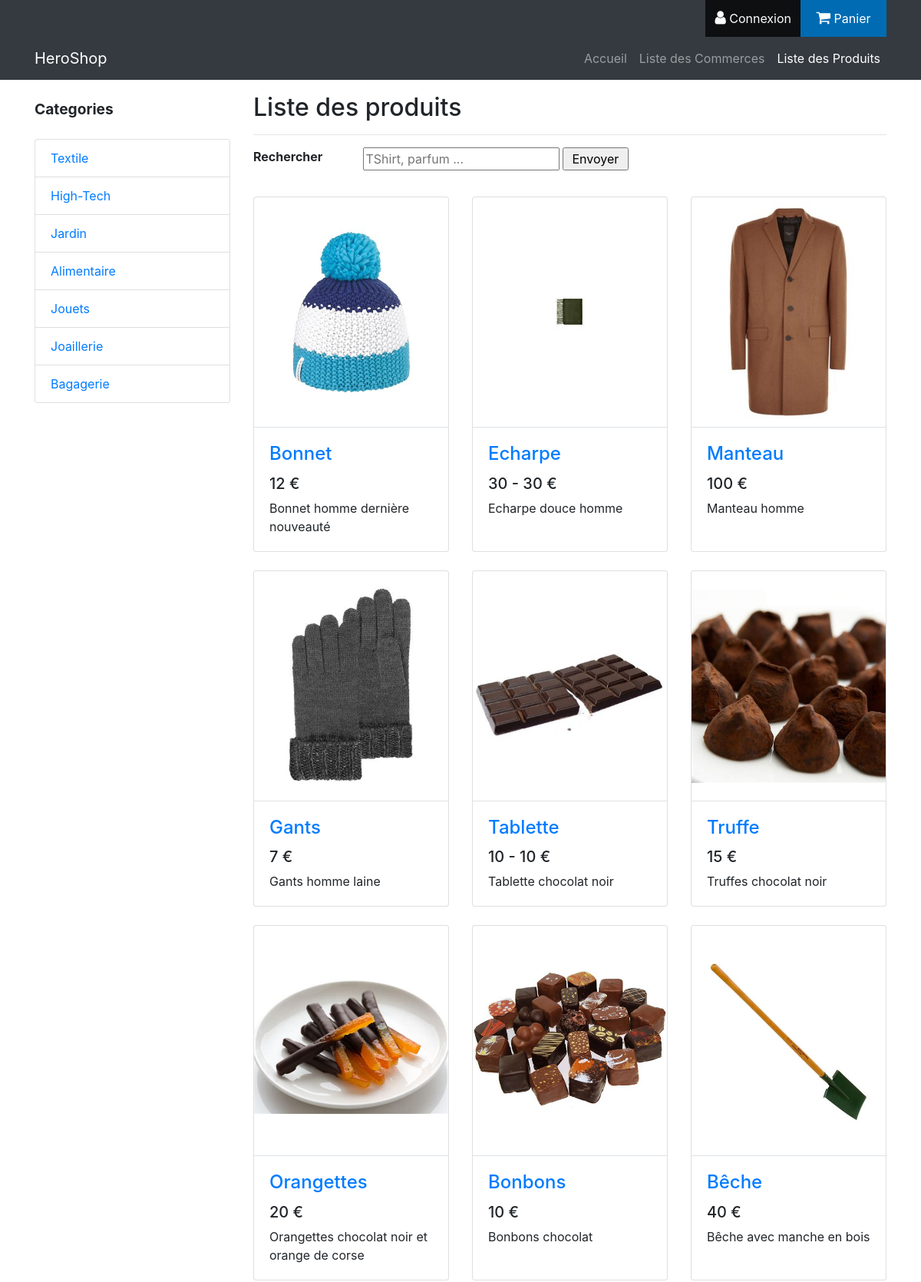
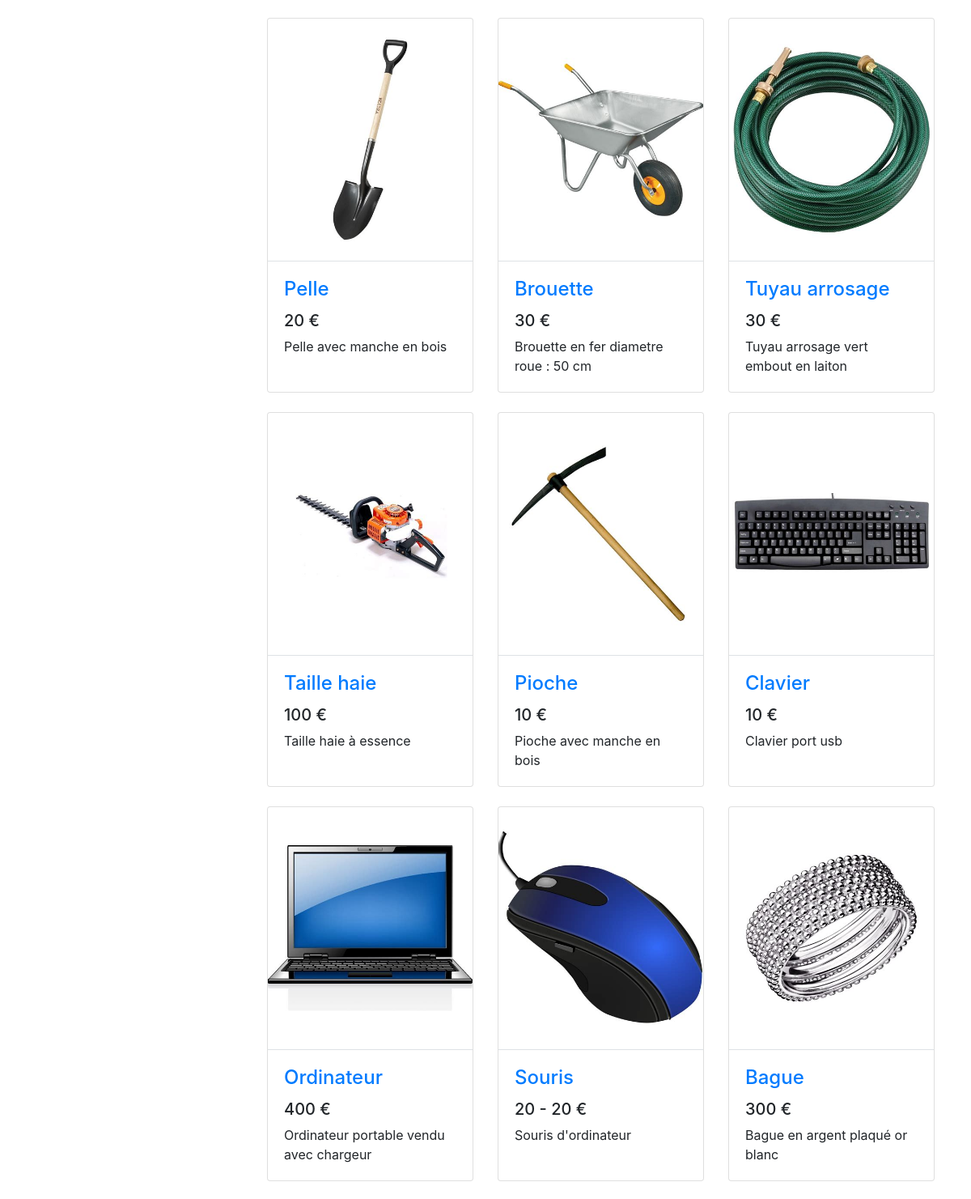
Screenshot of /Produits/ (upper part) with the database file from the repository (2 pictures, top to bottom).
### tables this page shows
CREATE TABLE `produit_type` (
  `idProduitType` int(8) UNSIGNED NOT NULL,
  `nomProduitType` varchar(128) NOT NULL,
  `descriptionProduitType` text NOT NULL,
  `prixProduitType` float NOT NULL,
  `seuilStockProduitType` int(8) NOT NULL,
  `idCategorie` int(8) UNSIGNED DEFAULT NULL,
  `siretCommerce` varchar(14) NOT NULL
);

### application/libraries/Layout.php (called while the page is built, shortened)
<?php
class Layout {
    private $CI;
    private $var = array();
    public function __construct() {
        $this->CI = & get_instance();
        $this->var['output'] = '';
        $this->var['titre'] = ucfirst($this->CI->router->fetch_method()) . ' - ' . ucfirst($this->CI->router->fetch_class());
        $this->var['charset'] = $this->CI->config->item('charset');
        $this->var['css'] = array();
        $this->var['js'] = array();
        $this->var['jquery'] = array();
        $this->var['menu'] = array();
        $this->var['topMenu'] = array();
        $this->var['sideMenu'] = array();
        $this->var['nomSideMenu'] = "";
    }
    public function view($name, $data = array(), $return = false) {
        $this->var['output'] .= $this->CI->load->view($name, $data, true);
        if (!$return) {
            $this->CI->load->view('../themes/default_layout', $this->var);
        } else {
            return $this->CI->load->view('../themes/default_layout', $this->var, true);
        }
    }
    public function views($name, $data = array()) {
        $this->var['output'] .= $this->CI->load->view($name, $data, true);
        return $this;
    }
    public function ajouter_menu($menu, $intitule, $controller) {
        $this->var[$menu][$controller] = array(
            "intitule" => $intitule,
            "url" => site_url($controller . "/"),
            "actif" => $controller == $this->CI->router->fetch_class(),
        );
    }
    public function ajouter_menu_url($menu, $intitule, $url) {
        $this->var[$menu][$url] = array(
            "intitule" => $intitule,
            "url" => site_url($url . "/"),
        );
    }
    public function init_menu() {
        $this->CI->load->library('session');
    }
    public function setNomSideMenu($nom = "") {
        $this->var['nomSideMenu'] = $nom;
    }
}

### application/controllers/Produits.php (called while the page is built, shortened)
<?php
class Produits extends CI_Controller {
    public function __construct() {
        $categ = $this->Categorie_model->read('*');
        foreach ($categ as $c) {
            $intitule = mb_strtoupper(mb_substr($c->descriptionCategorie, 0, 1)) . mb_substr($c->descriptionCategorie, 1);
            $this->layout->ajouter_menu_url('sideMenu', $intitule, 'Produits/liste_produits/' . $c->idCategorie);
        }
        $this->layout->setNomSideMenu("Categories");
    }
    public function index() {
        $this->liste_produits();
    }
    public function liste_produits($id_Categ = 0, $search = "") {
        $where = array();
        $result = $this->Produit_type_model->read('*', $where);
        if ($result && count($result) > 0) {
            $liste_produits = array();
            foreach ($result as $produit) {
                $produit->img_url = url_images_in_folder("/assets/images/produits/produit_" . $produit->idProduitType . "/", true)[0];
                $longueur_max_description = 100;
                $produit->descriptionProduitType = substr($produit->descriptionProduitType, 0, $longueur_max_description);
                $produit->prixProduitType = $this->Produit_type_model->getRangePrice($produit->idProduitType);
                $liste_produits[] = $produit;
            }
            $data = array(
                "produits" => $liste_produits,
            );
            $this->layout->views('Produits/title_not_commercant');
            $this->layout->view('Produits/liste_produits', $data);
        }
    }
}
?>

### index.php (called while the page is built, shortened)
<?php
require_once BASEPATH.'core/CodeIgniter.php';

### application/core/MY_Model.php (called while the page is built, shortened)
<?php
class MY_Model extends CI_Model {
    public function read($select = '*', $where = array(), $nb = null, $debut = null) {
        return $this->db->select($select)
                        ->from($this->table)
                        ->where($where)
                        ->limit($nb, $debut)
                        ->get()
                        ->result();
    }
}

### application/helpers/MY_url_helper.php (called while the page is built, shortened)
<?php  if ( ! defined('BASEPATH')) exit('No direct script access allowed');
if ( ! function_exists('site_url'))
{
	function site_url($uri = '')
	{
		if( ! is_array($uri))
		{
			$uri = func_get_args();
		}
		$CI =& get_instance();
		return $CI->config->site_url($uri);
	}
}

### application/views/Produits/liste_produits.php (the view)
<div id="liste_produits">
    <div id="searchbar" class="row form-group ">
        <span class="col-2 mb-4 font-weight-bold">Rechercher</span>
        <div class="col">
            <?php echo form_open('/Produits/liste_produits/'); ?>
            <input class="champ" name="search" type="text" placeholder="TShirt, parfum ..."/>
            <input type="submit" value=" Envoyer " name="submit"/>
            <?php echo form_close(); ?>
        </div>
    </div>
    <div class="row">
        <?php if (isset($produits)): ?>
            <?php foreach ($produits as $p): ?>
                <div class="col-lg-4 col-md-6 mb-4">
                    <div class="card h-100">
                        <a  class="border-bottom" href="<?php echo site_url('/Produits/fiche_produit/' . $p->idProduitType) ?>" style="display:flex;align-items: center; justify-content: center; height:300px;">
                            <div style="height: fit-content">
                                <img class="card-img-top" src="<?php echo $p->img_url ?>" alt="<?php echo $p->nomProduitType ?>" style="height:100%; width: 100%; max-height: 300px;">
                            </div>
                        </a>
                        <div class="card-body">
                            <h4 class="card-title">
                                <a href="<?php echo site_url('/Produits/fiche_produit/' . $p->idProduitType) ?>">
                                    <?php echo mb_ucfirst($p->nomProduitType) ?>
                                </a>
                            </h4>
                            <h5><?php echo $p->prixProduitType ?> €</h5>
                            <p class="card-text"><?php echo mb_ucfirst($p->descriptionProduitType) ?></p>
                        </div>
                    </div>
                </div>
            <?php endforeach; ?>
        <?php endif; ?>
    </div>
</div>

### assets/css/shop-homepage.css (style rules this page uses)
body { padding-top: 54px; }
@media (min-width: 992px) { body { padding-top: 56px; } }

### assets/css/main.css (style rules this page uses)
html { height: 100%; }
body { padding-top:0; display: flex; min-height: 100vh; flex-direction: column; }
img { max-width : 100%; height: auto; display: block; }

### rows the page displays
produit_type: shows a picture, nomProduitType "Bonnet", prixProduitType "12", descriptionProduitType "Bonnet homme dernière nouveauté"
produit_type: shows a picture, nomProduitType "Echarpe", prixProduitType "30 - 30", descriptionProduitType "Echarpe douce homme"
produit_type: shows a picture, nomProduitType "Manteau", prixProduitType "100", descriptionProduitType "Manteau homme"
produit_type: shows a picture, nomProduitType "Gants", prixProduitType "7", descriptionProduitType "Gants homme laine"
produit_type: shows a picture, nomProduitType "Tablette", prixProduitType "10 - 10", descriptionProduitType "Tablette chocolat noir"
produit_type: shows a picture, nomProduitType "Truffe", prixProduitType "15", descriptionProduitType "Truffes chocolat noir"
produit_type: shows a picture, nomProduitType "Orangettes", prixProduitType "20", descriptionProduitType "Orangettes chocolat noir et orange de corse"
produit_type: shows a picture, nomProduitType "Bonbons", prixProduitType "10", descriptionProduitType "Bonbons chocolat"
produit_type: shows a picture, nomProduitType "Bêche", prixProduitType "40", descriptionProduitType "Bêche avec manche en bois"
produit_type: shows a picture, nomProduitType "Pelle", prixProduitType "20", descriptionProduitType "Pelle avec manche en bois"
produit_type: shows a picture, nomProduitType "Brouette", prixProduitType "30", descriptionProduitType "Brouette en fer diametre roue : 50 cm"
produit_type: shows a picture, nomProduitType "Tuyau arrosage", prixProduitType "30", descriptionProduitType "Tuyau arrosage vert embout en laiton"
produit_type: shows a picture, nomProduitType "Taille haie", prixProduitType "100", descriptionProduitType "Taille haie à essence"
produit_type: shows a picture, nomProduitType "Pioche", prixProduitType "10", descriptionProduitType "Pioche avec manche en bois"
produit_type: shows a picture, nomProduitType "Clavier", prixProduitType "10", descriptionProduitType "Clavier port usb"
produit_type: shows a picture, nomProduitType "Ordinateur", prixProduitType "400", descriptionProduitType "Ordinateur portable vendu avec chargeur"
produit_type: shows a picture, nomProduitType "Souris", prixProduitType "20 - 20", descriptionProduitType "Souris d'ordinateur"
produit_type: shows a picture, nomProduitType "Bague", prixProduitType "300", descriptionProduitType "Bague en argent plaqué or blanc"

### other values shown
$topMenu['Auth']['intitule'] "Connexion"
$topMenu['Panier']['intitule'] "Panier"
$m["intitule"] "Accueil"
$m["intitule"] "Liste des Commerces"
$m["intitule"] "Liste des Produits"
$nomSideMenu "Categories"
$m['intitule'] "Textile"
$m['intitule'] "High-Tech"
$m['intitule'] "Jardin"
$m['intitule'] "Alimentaire"
$m['intitule'] "Jouets"
$m['intitule'] "Joaillerie"
$m['intitule'] "Bagagerie"
